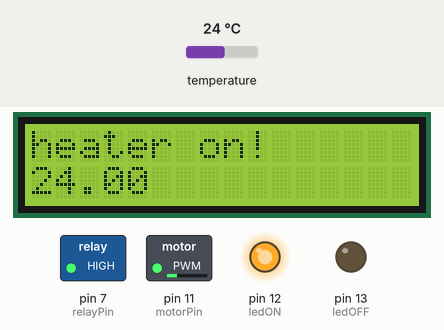
Recording of a sketch running on a simulated Arduino Uno, built with avr-gcc and run on an emulated ATmega328P. Shown: 16×2 character LCD, switched loads named in the sketch (green lamp = pin HIGH), output pins drawn as LEDs (lit = HIGH). The test bench sets the inputs (shaded band); at power-on: temperature 24 °C.

Above: at 1.2 s.
1.3 s: temperature set to 30.6 °C
At 4.4 s:
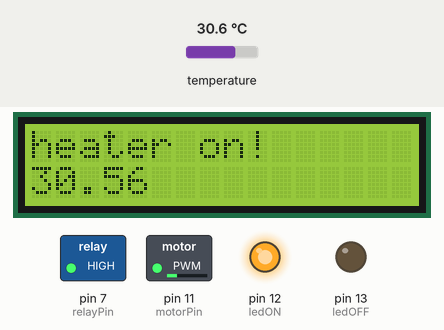
5.2 s: temperature set to 31.4 °C
At 7.2 s:
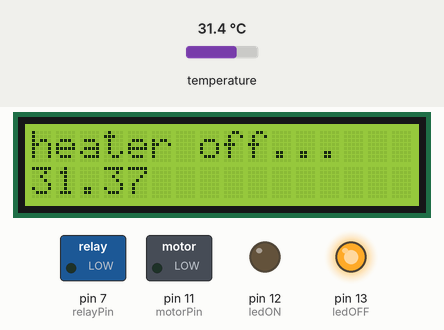
9.1 s: temperature set to 29.6 °C
At 10.6 s:
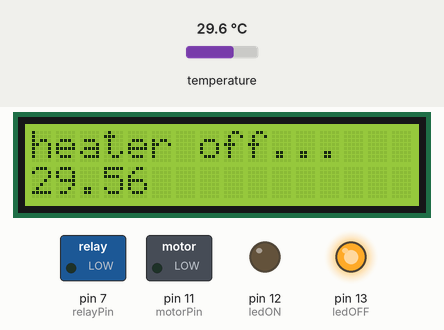
13.0 s: temperature set to 28.3 °C
At 15.5 s:
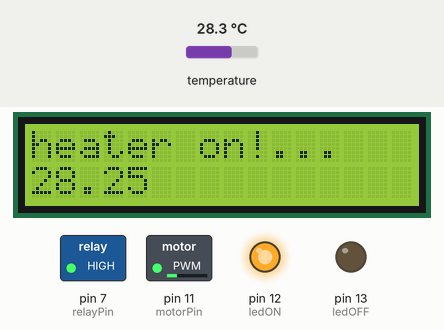
Timing chart, 0 to 17.0 s (numbered marks = the images above; inputs shaded):
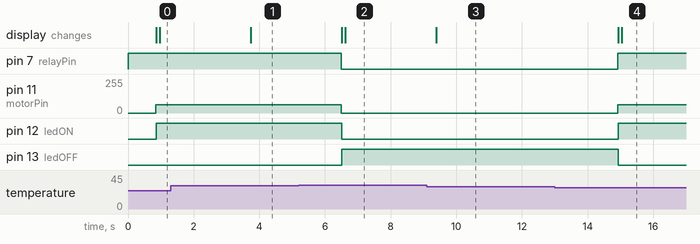

Measured:
- the behaviour switches between 30.9 and 31 °C on temperature (found by bisection; images 1 and 2)
- the behaviour switches between 29 and 28.9 °C on temperature (found by bisection; images 3 and 4)
- after the input at 1.3 s, the display: changes after 2.4 s (image 1)
- after the input at 5.2 s, pin 7 (relayPin), pin 12 (ledON): HIGH → LOW after 1.3 s; pin 11 (motorPin): 63/255 → 0/255 after 1.3 s; pin 13 (ledOFF): LOW → HIGH after 1.3 s; the display: first changes after 1.3 s (image 2 shows a later state)
- after the input at 9.1 s, the display: changes after 0.29 s (image 3)
- after the input at 13.0 s, pin 7 (relayPin), pin 12 (ledON): LOW → HIGH after 1.9 s; pin 11 (motorPin): 0/255 → 63/255 after 1.9 s; pin 13 (ledOFF): HIGH → LOW after 1.9 s; the display: first changes after 1.9 s (image 4 shows a later state)

The sketch:

ricewine_cooker.ino
```cpp
/*
hello! i'm danli, i wrote this firmware to operate my slow cooker!
any questions should be addressed to danlil at uw dot edu
 */
#include <OneWire.h>
#include <DallasTemperature.h>
// include the library code:
#include "Wire.h"
#include "Adafruit_LiquidCrystal.h"
// Connect via i2c, default address #0 (A0-A2 not jumpered)
Adafruit_LiquidCrystal lcd(0);
// Where the temperature sensor probe is connected.
#define ONE_WIRE_BUS 4 //need 4.7k pull-up to stablize data transfer

// Setup a OneWire instance to communicate with any devices.
OneWire oneWire(ONE_WIRE_BUS);

// Pass our oneWire reference to Dallas Temperature.
DallasTemperature sensors(&oneWire);

// define relay pin
int relayPin = 7;

// define motor pin
int motorPin = 11;

// let's add 2 leds to indicate heater status
int ledON = 12; //red one!
int ledOFF = 13; //maybe a green one?

void setup() {
  // put your setup code here, to run once:
  Serial.begin(9600);
  pinMode(relayPin, OUTPUT);
  pinMode(ledON, OUTPUT);
  pinMode(ledOFF, OUTPUT);
  pinMode(motorPin, OUTPUT);
  digitalWrite(relayPin, HIGH);
  sensors.begin(); //start up the thermometer library
    // set up the LCD's number of rows and columns:
  lcd.begin(16, 2);
  // uncomment this line to save some power
//  lcd.setBacklight(LOW);
  // Print a message to the LCD.
  lcd.print("hello!");
}

void loop() {

  sensors.requestTemperatures();
  float tempC = sensors.getTempCByIndex(0);
  if (tempC < 29){ // lower bound for turning on the heater
    digitalWrite(relayPin, HIGH);
    analogWrite(motorPin, 63);
    // the motor draws a lot of current, so I pwm'ed it to have just enough amount of turbulance
    lcd.setCursor(0, 0);
    lcd.print("heater on!");
    digitalWrite(ledON, HIGH);
    digitalWrite(ledOFF, LOW);
    delay(100);
  }
  if (tempC >= 31){ // upper bound for turning off the heater
    lcd.setCursor(0, 0);
    digitalWrite(relayPin, LOW);
    digitalWrite(motorPin, LOW);
    lcd.setCursor(0, 0);
    lcd.print("heater off...");
    digitalWrite(ledON, LOW);
    digitalWrite(ledOFF, HIGH);
    delay(100);
  }
  lcd.setCursor(0, 1);
  lcd.print(tempC);
  delay(2000); //read temp only per 2 seconds
}
```
